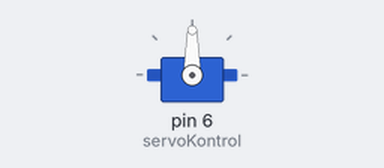
A sketch run on a simulated Arduino Uno, built with avr-gcc and run on an emulated ATmega328P. Shown: servo.

Above: at 0.05 s.
At 6.0 s:
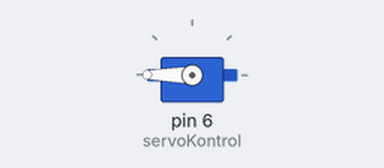
Timing chart, 0 to 7.8 s (numbered marks = the images above):
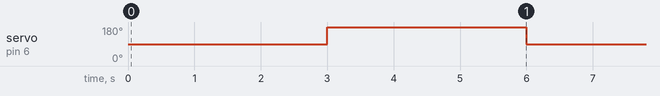

Measured:
- by itself, servo on pin 6 (servoKontrol): alternates 180° for 3.0 s and 90° for 3.0 s

The sketch:

servo.ino
```cpp
#include<Servo.h>
Servo servoKontrol;
int aci=90;

void setup() {
  servoKontrol.attach(6);
}

void loop() {
  servoKontrol.write(aci);
  delay(3000);
  aci=aci+90;
  servoKontrol.write(aci);
  delay(3000);
  aci=aci-90;
}
```
